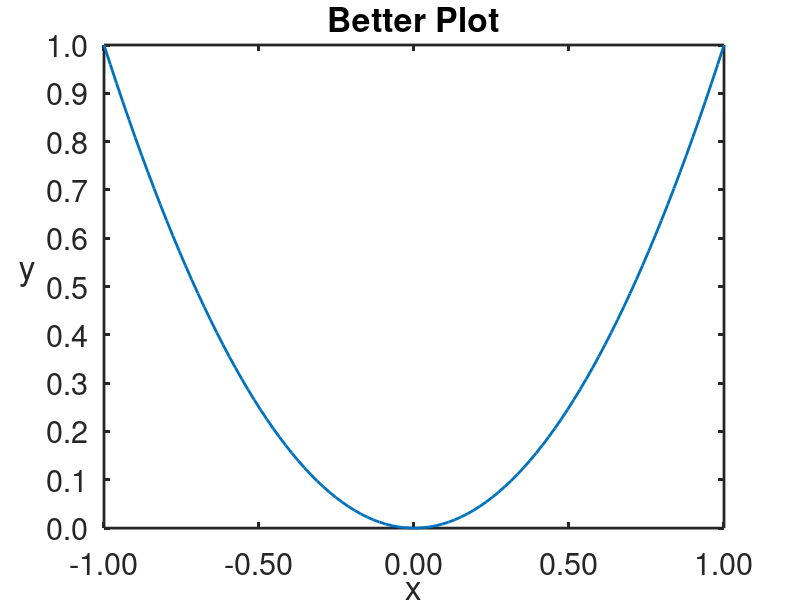

The MATLAB source for this figure:
close all

clear all
clc
more off % don't stop when displaying
fig1 = figure; % fig1 is a handle
format short eng % engineering format, i.e. um, nm,


prop = get(fig1); %give the values of the handle
c = get(fig1, 'Color'); %get background of fig1
set(fig1, 'Color', 'r'); %red background
c = [ 1.0 .8 0]; %rgb yellow. white is [1.0 1.0 1.0]
set(fig1, 'Color', c); %gold color
set(fig1, 'Name', 'FDTD Analysis');
set(fig1, 'NumberTitle', 'off'); %remove 'fig*' from title
set(fig1, 'position', [100 400 300 300]); %position of figure
          % left bottom width height
figure('units', 'normalized', 'outerposition', [ 0 0 1 1]); %maximized
figure('units', 'normalized', 'outerposition', [ 1 0 1 1]); %on second monitor
%subplot(rows, columns, plotnumber)
%subplot(2,2, 1) plot here
%subplot(2,2,[3:4]) plot in 2x2 array, use full second rows
x = linspace(-1, 1, 100);
y = x.^2;
figure('Color', 'w');
h = plot(x, y, 'LineWidth', 2);
h2 = get(h, 'Parent');
set(h2, 'FontSize', 22, 'LineWidth', 2); % h2 is the handle of the axis
%set tick marks
xm = [-1:0.5:+1];
xt = {};
for m = 1:length(xm)
  xt{m} = num2str(xm(m), '%3.2f');
end
set(h2, 'XTick', xm, 'XTickLabel', xt);

ym = [0:0.1:+1];
yt = {};
for m = 1:length(ym)
  yt{m} = num2str(ym(m), '%2.1f');
end
set(h2, 'YTick', ym, 'YTickLabel', yt);

xlabel('x');
ylabel('y   ', 'Rotation', 0);
title('Better Plot');

% axis([ -2 2 0.5 1.5]); set axis limits
% xlim([-2 2]); same as above but for x-axis only
%ylim([0.5 1.5]); for y-axis
